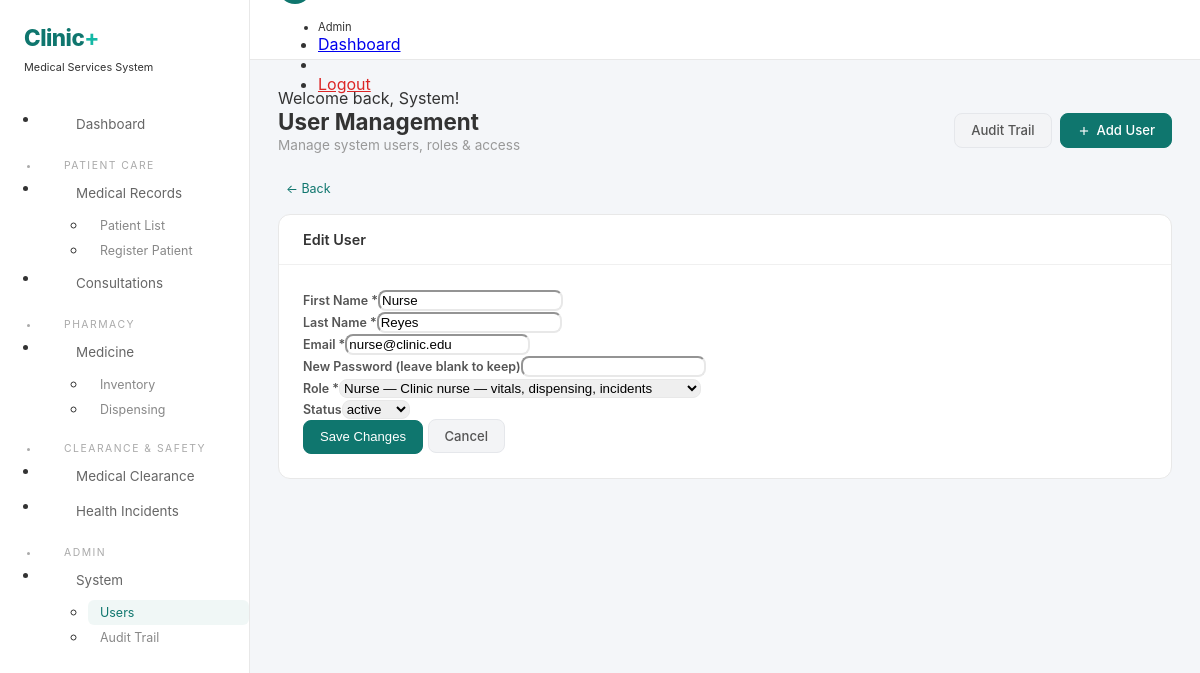
The app's page /modules/user_management/index.php?edit=3 (signed in) with its own data.
### tables this page shows
CREATE TABLE `users` (
  `user_id` int(11) NOT NULL AUTO_INCREMENT,
  `first_name` varchar(100) NOT NULL,
  `last_name` varchar(100) NOT NULL,
  `email` varchar(150) NOT NULL,
  `password_hash` varchar(255) NOT NULL,
  `role_id` int(11) NOT NULL,
  `status` enum('active','inactive','locked') DEFAULT 'active',
  `last_login` datetime DEFAULT NULL,
  `created_at` timestamp NOT NULL DEFAULT current_timestamp(),
  `updated_at` timestamp NOT NULL DEFAULT current_timestamp() ON UPDATE current_timestamp(),
  PRIMARY KEY (`user_id`),
  UNIQUE KEY `email` (`email`),
  KEY `fk_user_role` (`role_id`),
  CONSTRAINT `fk_user_role` FOREIGN KEY (`role_id`) REFERENCES `roles` (`role_id`)
);

CREATE TABLE `roles` (
  `role_id` int(11) NOT NULL AUTO_INCREMENT,
  `role_name` varchar(50) NOT NULL,
  `description` varchar(255) DEFAULT NULL,
  PRIMARY KEY (`role_id`),
  UNIQUE KEY `role_name` (`role_name`)
);

### includes/helpers.php (called while the page is built, shortened)
<?php
function sanitize_output(string $d): string { return htmlspecialchars($d, ENT_QUOTES, 'UTF-8'); }
function base_url(): string { $p=(!empty($_SERVER['HTTPS'])&&$_SERVER['HTTPS']!=='off')?'https':'http'; return "{$p}://".($_SERVER['HTTP_HOST']??'localhost')."/clinic"; }
function get_module_path(string $m): string { return base_url()."/modules/{$m}"; }

### modules/user_management/index.php (the view, shortened to what this page needs)
<?php
require_once __DIR__.'/../../includes/helpers.php';
$db=Database::getConnection();
$roles=$db->query("SELECT * FROM roles ORDER BY role_id")->fetchAll(PDO::FETCH_ASSOC);
$showCreate=($_GET['action']??'')==='create';
$showEdit=isset($_GET['edit']);
$editUser=null;
if($showEdit){$stmt=$db->prepare("SELECT * FROM users WHERE user_id=?");$stmt->execute([(int)$_GET['edit']]);$editUser=$stmt->fetch(PDO::FETCH_ASSOC);}
$pageTitle='User Management';include __DIR__.'/../../includes/layout_top.php';
?>
<div class="page-hd">
<div><h3>User Management</h3><p>Manage system users, roles &amp; access</p></div>
<div class="flex gap-8">
<a href="<?=get_module_path('user_management')?>/audit.php" class="btn btn-s">Audit Trail</a>
<a href="?action=create" class="btn btn-p"><svg width="14" height="14" viewBox="0 0 24 24" fill="none" stroke="currentColor" stroke-width="2"><line x1="12" y1="5" x2="12" y2="19"/><line x1="5" y1="12" x2="19" y2="12"/></svg> Add User</a>
</div>
</div>
<?php if($showCreate||($showEdit&&$editUser)):$u=$editUser;$isEdit=(bool)$u;?>
<a href="?" class="btn-txt" style="margin-bottom:14px;display:inline-block">&larr; Back</a>
<div class="card"><div class="card-hd"><h5><?=$isEdit?'Edit':'Add'?> User</h5></div>
<div class="card-bd"><form method="POST" class="uk-form-stacked">
<div class="uk-grid-small" uk-grid>
<div class="uk-width-1-3@m"><label class="uk-form-label">First Name *</label><input type="text" name="first_name" class="uk-input uk-form-small" value="<?=sanitize_output($u['first_name']??'')?>" required></div>
<div class="uk-width-1-3@m"><label class="uk-form-label">Last Name *</label><input type="text" name="last_name" class="uk-input uk-form-small" value="<?=sanitize_output($u['last_name']??'')?>" required></div>
<div class="uk-width-1-3@m"><label class="uk-form-label">Email *</label><input type="email" name="email" class="uk-input uk-form-small" value="<?=sanitize_output($u['email']??'')?>" required></div>
<div class="uk-width-1-3@m"><label class="uk-form-label"><?=$isEdit?'New Password (leave blank to keep)':'Password *'?></label><input type="password" name="password" class="uk-input uk-form-small" <?=$isEdit?'':'required'?>></div>
<div class="uk-width-1-3@m"><label class="uk-form-label">Role *</label><select name="role_id" class="uk-select uk-form-small" required><?php foreach($roles as $r):?><option value="<?=$r['role_id']?>" <?=($u['role_id']??'')==$r['role_id']?'selected':''?>><?=sanitize_output($r['role_name'])?> — <?=sanitize_output($r['description']??'')?></option><?php endforeach;?></select></div>
<div class="uk-width-1-3@m"><label class="uk-form-label">Status</label><select name="status" class="uk-select uk-form-small"><?php foreach(['active','inactive','locked'] as $ss):?><option <?=($u['status']??'active')===$ss?'selected':''?>><?=$ss?></option><?php endforeach;?></select></div>
<div class="uk-width-1-1 uk-margin-top"><button class="btn btn-p"><?=$isEdit?'Save Changes':'Create User'?></button> <a href="?" class="btn btn-s">Cancel</a></div>
</div></form></div></div>
<?php endif;?>
<?php include __DIR__.'/../../includes/layout_bottom.php';?>

### includes/layout_top.php (style rules this page uses)
:root { --c1:#0f766e;--c2:#14b8a6;--bg:#f4f6f9;--card:#fff;--border:#e8e8e8 }
* { box-sizing:border-box }
body { background:var(--bg);font-family:-apple-system,BlinkMacSystemFont,'Segoe UI',Roboto,sans-serif;margin:0;color:#333 }
.uk-form-label { font-size:.78rem;font-weight:600;color:#555;margin-bottom:3px }
.uk-input,.uk-select,.uk-textarea { border-radius:8px!important;border-color:var(--border)!important }
.page-hd { display:flex;align-items:center;justify-content:space-between;flex-wrap:wrap;gap:12px;margin-bottom:24px }
.page-hd h3 { font-weight:700;font-size:1.4rem;margin:0 }
.page-hd p { color:#999;font-size:.85rem;margin:2px 0 0 }
.card { background:var(--card);border:1px solid var(--border);border-radius:12px;overflow:hidden;margin-bottom:16px }
.card-hd { padding:16px 24px;border-bottom:1px solid #f0f0f0;display:flex;align-items:center;justify-content:space-between }
.card-hd h5 { font-size:.9rem;font-weight:600;margin:0 }
.card-bd { padding:24px }
.btn { display:inline-flex;align-items:center;gap:6px;padding:7px 16px;border-radius:8px;font-size:.82rem;font-weight:500;border:1px solid var(--border);background:#fff;color:#555;cursor:pointer;transition:.15s;text-decoration:none;line-height:1.4 }
.btn-p { background:var(--c1);color:#fff;border-color:var(--c1) }
.btn-s { background:#f3f4f6;color:#555;border-color:#e5e7eb }
.btn-txt { background:none;border:none;color:var(--c1);padding:4px 8px;font-size:.78rem;cursor:pointer;text-decoration:none }
.flex { display:flex }
.gap-8 { gap:8px }

### records on screen
users: first_name "Nurse", last_name "Reyes", email "nurse@clinic.edu", role_id "Nurse — Clinic nurse — vitals, dispensing, incidents", status "active"

### other values on screen
Auth::getUserRole() "Admin"
sanitize_output($__msg) "Welcome back, System!"
